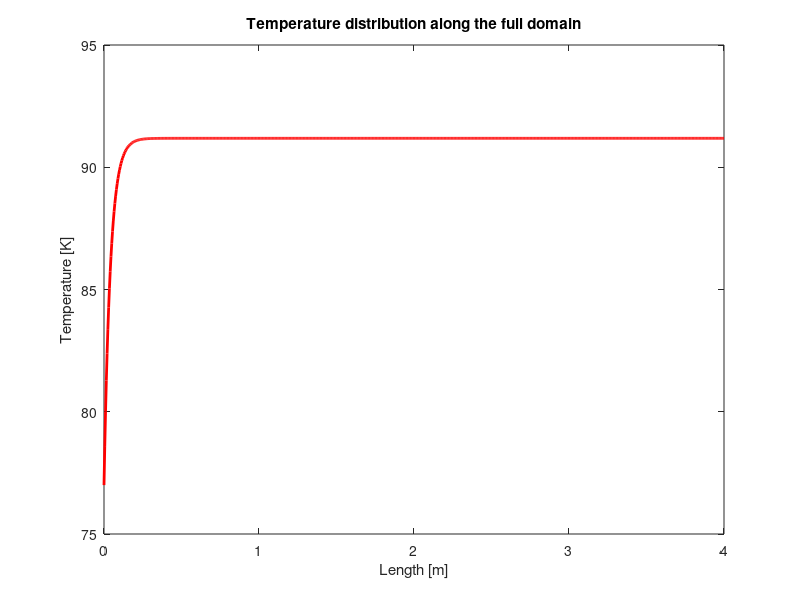
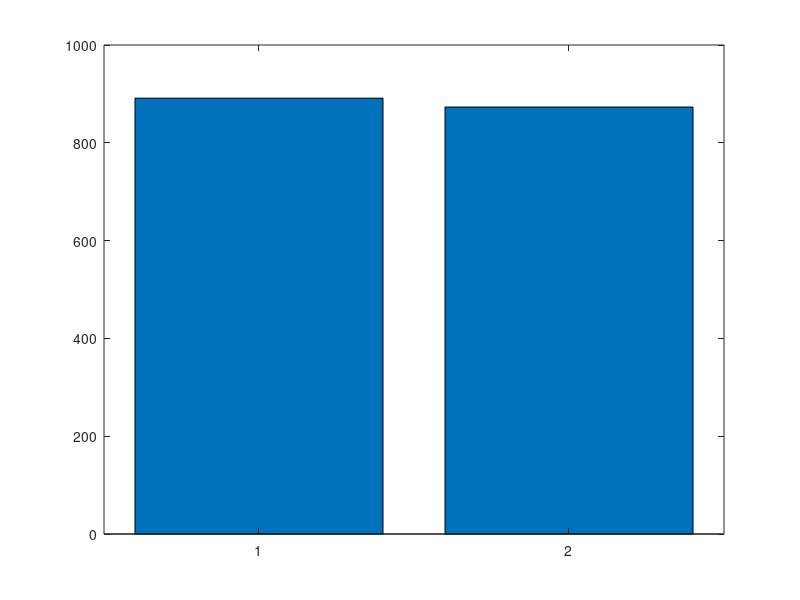

Source code (MATLAB) for these figures, in order: (Note: this script raises an error after producing the figures.)
% A cylindrical copper rod (diameter D = 0.01 m, length L = 4 m) carries a current I = 1 kA.
% The rod (see Fig. 3) is immersed in (and cooled by) a liquid nitrogen bath at Tb = 77 K
% (heat transfer coefficient h = 500 W/(m² K)).
% Both ends are maintained at the constant temperature T = Tb. Numerically calculate the
% steady-state temperature distribution along the rod in a script, verify energy conservation,
% and plot the temperature along the rod in a figure. Perform the exercise considering the minimum
% computational domain.
% (Copper electrical resistivity ρel = 1.75e-8 Ω m, Copper thermal conductivity k = 350 W/(m K)

% Laib 3, ecercise 3
% Simone Canevarolo
% S269893
% 30/10/2024


% FULL DOMAIN CASE

clear all
close all
clc

ll = 4; % m
DD = 1e-2; % m
II = 1e3; % A
Tb = 77; % K
hh = 500; % W/m^2/K
roel = 1.75e-8; % Ohm*m
kk = 350; % W/m/K

Abase = pi*DD^2/4; % area of the base
As = pi*DD*ll; % area of the lateral surface of exchange
Res = roel*ll/Abase; % electrical resistance
Vol = Abase*ll; % volume of the cable
qv = II^2*Res/Vol; % heat generation out of volume

dx = 5e-3; % m
xx = (0:dx:ll)';
Nx = length(xx);

cc = hh*As/Vol*dx^2/kk; % term of moltiplication

sub_diag = ones(Nx,1);
main_diag = (-2-cc)*ones(Nx,1);
sup_diag = sub_diag;

Band = [[sub_diag(2:end);0], main_diag, [0;sup_diag(1:end-1)]];

AA = spdiags(Band,-1:1,Nx,Nx);

bb = (-qv*dx^2/kk-Tb*cc)*ones(Nx,1);

AA(1,1) = 1;
AA(1,2) = 0;
bb(1) = Tb;

AA(end,end-1) = -1;
AA(end,end) = 1;
bb(end) = 0;

TT = AA\bb;

figure(1)
plot(xx,TT,'r','LineWidth',2)
title('Temperature distribution along the full domain')
xlabel('Length [m]')
ylabel('Temperature [K]')

% Energy conservation

flow_in = qv*Abase*ll;
flow_out = kk/dx*(TT(1)-TT(2))*Abase+hh*pi*DD*trapz(xx,TT-Tb);
err1 = abs(flow_out - flow_in)/abs(flow_in);

fprintf('The relative error is %.5f', err1)

figure(2)
flowbar = bar([flow_in,flow_out])
colors = [0 1 0; 1 0 0];
flowbar.FaceColor = 'flat';
flowbar.CData = colors;
title('Flow comparison');
ylabel('Flow [W]');
set(gca,'xticklabels',{'Flow in' 'Flow out'});


%% HALF DOMAIN CASE


clear all
close all
clc

ll = 4; % m
DD = 1e-2; % m
II = 1e3; % A
Tb = 77; % K
hh = 500; % W/m^2/K
roel = 1.75e-8; % Ohm*m
kk = 350; % W/m/K
llhalf = ll/2;

Abase = pi*DD^2/4; % area of the base
As = pi*DD*llhalf; % area of the lateral surface of exchange
Res = roel*llhalf/Abase; % electrical resistance
Vol = Abase*llhalf; % volume of the cable
qv = II^2*Res/Vol; % heat generation out of volume

dx = 5e-3; % m
xx = (0:dx:llhalf)';
Nx = length(xx);

cc = hh*As/Vol*dx^2/kk; % term of moltiplication

sub_diag = ones(Nx,1);
main_diag = (-2-cc)*ones(Nx,1);
sup_diag = sub_diag;

Band = [[sub_diag(2:end);0], main_diag, [0;sup_diag(1:end-1)]];

AA = spdiags(Band,-1:1,Nx,Nx);

bb = (-qv*dx^2/kk-Tb*cc)*ones(Nx,1);

AA(1,1) = 1;
AA(1,2) = 0;
bb(1) = Tb;

AA(end,end-1) = -1;
AA(end,end) = 1;
bb(end) = 0;

TT = AA\bb;

figure(3)
plot(xx,TT,'k','LineWidth',2)
title('Temperature distribution along half of domain')
xlabel('Length [m]')
ylabel('Temperature [K]')

% Energy conservation

flow_in = qv*Abase*llhalf;
flow_out = kk/dx*(TT(1)-TT(2))*Abase+hh*pi*DD*trapz(xx,TT-Tb)
err1 = abs(flow_out - flow_in)/abs(flow_in);

fprintf('The relative error is %.5f \n', err1)

figure(4)
flowbar = bar([flow_in,flow_out])
colors = [0 1 0; 1 0 0];
flowbar.FaceColor = 'flat';
flowbar.CData = colors;
title('Flow comparison');
ylabel('Flow [W]');
set(gca,'xticklabels',{'Flow in' 'Flow out'});
